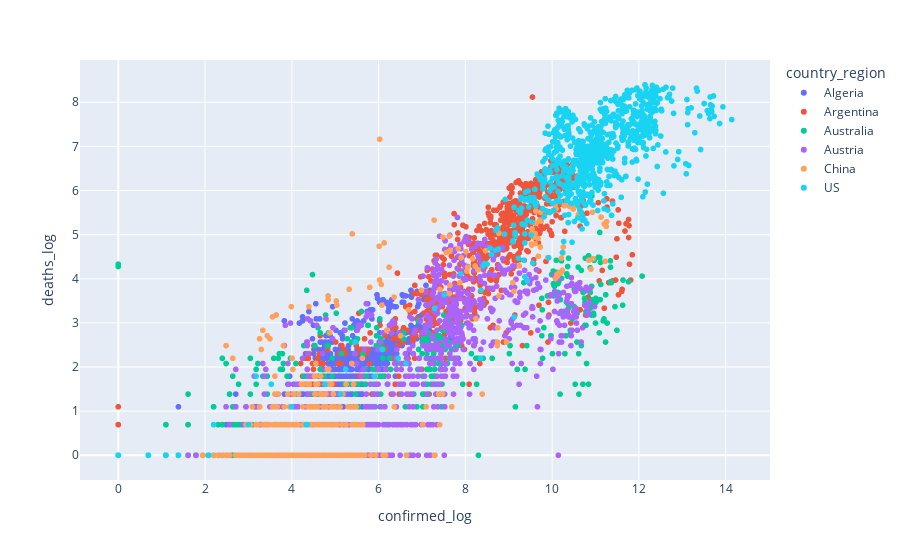

Notebook cell for this chart:
### Code cell
import plotly.express as px 
  
fig = px.scatter(covid_delta_f,
                 x="confirmed_log",
                 y="deaths_log",
                 color="country_region") 
fig.show()

### Figure 1 — Plotly figure (JSON) as saved in the notebook; plotly's stock layout.template omitted (floating-point values rounded to 4 significant figures; data arrays with more than 128 entries replaced by an {"elided": "..."} marker saying what was removed)
{"data": [{"hovertemplate": "country_region=Algeria<br>confirmed_log=%{x}<br>deaths_log=%{y}<extra></extra>", "legendgroup": "Algeria", "marker": {"color": "#636efa", "symbol": "circle"}, "mode": "markers", "name": "Algeria", "showlegend": true, "type": "scattergl", "x": {"elided": "816 float values"}, "xaxis": "x", "y": {"elided": "816 float values"}, "yaxis": "y"}, {"hovertemplate": "country_region=Argentina<br>confirmed_log=%{x}<br>deaths_log=%{y}<extra></extra>", "legendgroup": "Argentina", "marker": {"color": "#EF553B", "symbol": "circle"}, "mode": "markers", "name": "Argentina", "showlegend": true, "type": "scattergl", "x": {"elided": "816 float values"}, "xaxis": "x", "y": {"elided": "816 float values"}, "yaxis": "y"}, {"hovertemplate": "country_region=Australia<br>confirmed_log=%{x}<br>deaths_log=%{y}<extra></extra>", "legendgroup": "Australia", "marker": {"color": "#00cc96", "symbol": "circle"}, "mode": "markers", "name": "Australia", "showlegend": true, "type": "scattergl", "x": {"elided": "816 float values"}, "xaxis": "x", "y": {"elided": "816 float values"}, "yaxis": "y"}, {"hovertemplate": "country_region=Austria<br>confirmed_log=%{x}<br>deaths_log=%{y}<extra></extra>", "legendgroup": "Austria", "marker": {"color": "#ab63fa", "symbol": "circle"}, "mode": "markers", "name": "Austria", "showlegend": true, "type": "scattergl", "x": {"elided": "816 float values"}, "xaxis": "x", "y": {"elided": "816 float values"}, "yaxis": "y"}, {"hovertemplate": "country_region=China<br>confirmed_log=%{x}<br>deaths_log=%{y}<extra></extra>", "legendgroup": "China", "marker": {"color": "#FFA15A", "symbol": "circle"}, "mode": "markers", "name": "China", "showlegend": true, "type": "scattergl", "x": {"elided": "816 float values"}, "xaxis": "x", "y": {"elided": "816 float values"}, "yaxis": "y"}, {"hovertemplate": "country_region=US<br>confirmed_log=%{x}<br>deaths_log=%{y}<extra></extra>", "legendgroup": "US", "marker": {"color": "#19d3f3", "symbol": "circle"}, "mode": "markers", "name": "US", "showlegend": true, "type": "scattergl", "x": {"elided": "816 float values"}, "xaxis": "x", "y": {"elided": "816 float values"}, "yaxis": "y"}], "layout": {"legend": {"title": {"text": "country_region"}, "tracegroupgap": 0}, "margin": {"t": 60}, "xaxis": {"anchor": "y", "domain": [0, 1], "title": {"text": "confirmed_log"}}, "yaxis": {"anchor": "x", "domain": [0, 1], "title": {"text": "deaths_log"}}}}
